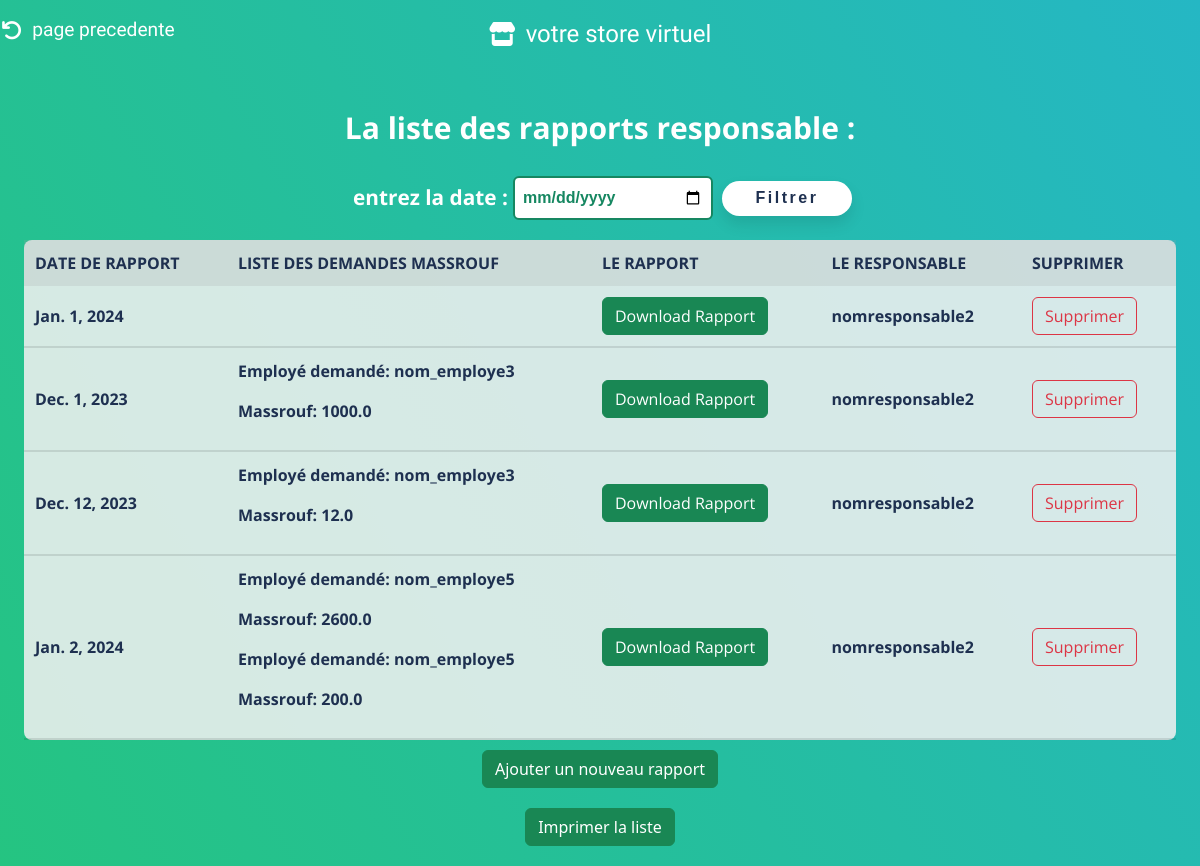
Screenshot of /2/gerer_employeRes/liste_PV with the database file from the repository.
### magasinier/models.py (models this page shows, shortened)
class Rapport_responsable(models.Model):
    Date_R = models.DateField(default=datetime.now)
    Rapport = models.FileField(upload_to='pdfs/', default=None)
    responsable = models.ForeignKey(Responsable, on_delete=models.CASCADE, default=1)
    centre = models.ForeignKey(Centre, on_delete=models.CASCADE, default=1)
    demandes_massrouf = models.ManyToManyField(Demande_massrouf, related_name='rapports')

class Responsable(models.Model):
     nomR = models.CharField(max_length=50)
     prenomR = models.CharField(max_length=50)
     adrR = models.CharField(max_length=50)
     telephone = models.BigIntegerField()
     centre = models.ForeignKey(Centre, on_delete = models.CASCADE)

class Demande_massrouf(models.Model):
    Date_dem = models.DateField(default=datetime.now)
    employe = models.ForeignKey(Employe, on_delete=models.CASCADE)
    responsable = models.ForeignKey(Responsable, on_delete=models.CASCADE)
    massrouf = models.FloatField(max_length=10, default=0)

class Employe(models.Model):
    nomE = models.CharField(max_length=50)
    prenomE = models.CharField(max_length=50)
    adrE = models.CharField(max_length=50)
    telephone = models.BigIntegerField()
    Salarie_jour = models.FloatField(default=0)  # 'max_length' isn't needed for FloatField
    centre = models.ForeignKey(Centre, on_delete=models.CASCADE)

### magasinier/views.py (the view)
# urls.py: path('<int:selected_center>/gerer_employeRes/liste_PV',views.afficher_listePV,name='liste_PV'),
def afficher_listePV(request, selected_center):
    cherch = request.GET.get('chercher')
    PV = Rapport_responsable.objects.filter(responsable__id = selected_center)
    if cherch :
        PV = PV.filter(Date_R=cherch)
    return render(request, "liste_rapport.html", {"PV": PV,"selected_center":selected_center})

### magasinier/templates/liste_rapport.html (shortened to what this page needs)
<!DOCTYPE html>
<html lang="en">
    {% load static %}
<head>
    <link rel="stylesheet" type="text/css" href="{% static 'css/bootstrap.min.css' %}">
    <link rel="stylesheet" href="{% static 'css/styleModal.css' %}">
    <link href="{% static 'fontawesomefree/css/all.min.css' %}" rel="stylesheet" type="text/css">
    <link
      rel="stylesheet"
      href="{% static 'css/list2.css' %}"
      type="text/css"
    />
</head>
<body>
  <a href="{% url 'gerer_employeRes' selected_center %}" style="all: unset"><div class="logo"  onmouseover="document.querySelector('.fa-arrow-rotate-left').style.color='rgba(255, 255, 255, 0.39)';
    this.style.color='rgba(255, 255, 255, 0.39)';"onmouseout="document.querySelector('.fa-arrow-rotate-left').style.color='rgb(255, 255, 255)';
    this.style.color='rgb(255, 255, 255)'; " style=" position: absolute;
        top: 0;
        left: 0;
        cursor: pointer;
        text-wrap: nowrap;
        display: flex;
        align-items: center;
        justify-content: center;
        padding: 6px;
        font-family: 'Bubblegum Sans', sans-serif;
        color: rgb(255, 255, 255);
        font-size: 1.2rem;
        background-color: transparent;
        border-radius: 30px;
        transition: 0.2s;
        font-weight: 100;
        margin-left: 28px;
        width: 10%;
        margin-top: 10px;"><i class="fa-solid fa-arrow-rotate-left" style="font-size: 1.3rem;color: white; margin-right: 10px;"></i>page precedente</div></a>
    <a href="{% url 'gestion_responsable' selected_center %}" style="all: unset"><div class="logo"  onmouseover="this.style.backgroundColor='rgba(255, 255, 255, 0.39)';"onmouseout="this.style.backgroundColor='transparent'; " style=" position: absolute;
        top: 0;
        left: 50%;
        transform: translateX(-50%);
        cursor: pointer;
        text-wrap: nowrap;
        display: flex;
        align-items: center;
        justify-content: center;
        padding: 6px;
        font-family: 'Bubblegum Sans', sans-serif;
        color: rgb(255, 255, 255);
        font-size: 1.5rem;
        background-color: transparent;
        border-radius: 30px;
        transition: 0.8s;
        font-weight: 100;
        width: 20%;
        margin-top: 10px;"><i class="fa-solid fa-store" style="font-size: 1.5rem;color: white; margin-right: 10px;"></i>votre store virtuel</div></a>
    <h4>La liste des rapports responsable :</h4>
    <form method="GET" action="{% url 'liste_PV' selected_center %}">
      <label for="chercher">entrez la date :</label>
      <input type="date" id="chercher" name="chercher">
      <button type="submit">Filtrer</button>
  </form>
    <table >
        <tr class="table-info">
          <th>Date de rapport</th>
          <th>Liste des demandes massrouf</th>
          <th>Le rapport</th>
          <th>Le responsable</th>
          <th>Supprimer</th>
        </tr>
        {% for p in PV %}
          <tr>
            <td>{{ p.Date_R }}</td>
            <td>
              {% for demande in p.demandes_massrouf.all %}
                <p>Employé demandé: {{ demande.employe.nomE }}</p>
                <p>Massrouf: {{ demande.massrouf }}</p>
              {% endfor %}
            </td>
            <td><a class="btn btn-success" href="{{ p.Rapport.url }}" download>Download Rapport</a></td>
            <td>{{ p.responsable.nomR }}</td>
            <td>
              <a href="#" class="btn btn-outline-danger" onclick="confirmDelete('{{ selected_center }}','{{ p.id }}')">Supprimer</a>
            </td>
          </tr>
        {% endfor %}
      </table>
        <a href="{% url 'ajouter_rapport' selected_center=selected_center %}" class="btn btn-success">Ajouter un nouveau rapport</a>
        <a href="#" type="button" onclick="printProducts()" class="btn btn-success" style="margin: 20px;">Imprimer la liste</a>
</body>
</html>

### magasinier/static/css/list2.css (style rules this page uses)
* { margin: 0; padding: 0; color: #fff; font-family: 'Open Sans', sans-serif; font-weight: bold; }
body { background: linear-gradient(60deg, #25c481, #25b7c4); display: flex; align-items: center; justify-content: center; flex-direction: column; }
h4 { margin: 30px;margin-top: 110px; font-size: 30px;font-weight: bold; }
form { display: flex; align-items: center; justify-content: center; font-family: Arial, sans-serif; }
form label { display: block; margin-left: 5px; margin-right: 5px; font-weight: bold; font-size: 1.3rem; color: #ffffff; }
form input[type="text"], form input[type="date"], form input[type="day"], form input[type="month"], form input[type="year"] { padding: 8px; font-size: 16px; border: 2px solid #168761; border-radius: 6px; color: #168761; transition: border-color 0.3s ease; width: 200px; }
form button[type="submit"] { margin-left: 9px; width: 130px; height: 35px; font-weight: bold; letter-spacing: 2.5px; color: rgb(30,48,80); background-color: #fff; border: none; border-radius: 25px; box-shadow: 0px 8px 15px rgba(0, 0, 0, 0.1); transition: all 0.3s ease 0s; cursor: pointer; outline: none; }
table { margin-bottom: 10px; width: 96%; background-color: rgba(240, 240, 240, 0.87); margin-top: 20px; border-collapse: collapse; border-radius: 8px; }
th, td { padding: 11px; text-align: left; font-weight: bold; font-size: 16px; color: rgb(30,48,80); }
p { font-weight: bold; font-size: 16px; color: rgb(30,48,80); }
th { background-color: rgba(159, 159, 159, 0.2); text-transform: uppercase; }
td { border-bottom: solid 2px rgba(5, 5, 5, 0.1); }

### rows the page displays
Rapport_responsable: Date_R "Jan. 1, 2024", responsable.nomR "nomresponsable2"
Rapport_responsable: Date_R "Dec. 1, 2023", responsable.nomR "nomresponsable2"
Demande_massrouf: employe.nomE "nom_employe3", massrouf "1000.0"
Rapport_responsable: Date_R "Dec. 12, 2023", responsable.nomR "nomresponsable2"
Demande_massrouf: employe.nomE "nom_employe3", massrouf "12.0"
Rapport_responsable: Date_R "Jan. 2, 2024", responsable.nomR "nomresponsable2"
Demande_massrouf: employe.nomE "nom_employe5", massrouf "2600.0"
Demande_massrouf: employe.nomE "nom_employe5", massrouf "200.0"
